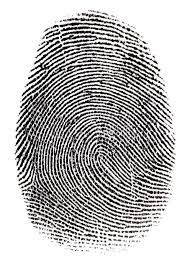
#> input picture SEC7/fingerprint.jpg, 190 x 265 px
$ python fast.py
#> lines starting #> are read from the running program, lines starting #| are printed output that depends on the picture
import cv2
from matplotlib import pyplot as plt
img = cv2.imread('fingerprint.jpg')
#> img is the input picture: shape (265, 190, 3); mean B, G, R 184.3, 184.6, 185.3
fast = cv2.FastFeatureDetector_create()
# find and draw keypoints
kp = fast.detect(img, None)
#> kp = 2989 keypoints; strongest (x, y, size): (29, 77, 7), (153, 56, 7), (18, 169, 7), (22, 95, 7)
img2= cv2.drawKeypoints(img, kp, None)
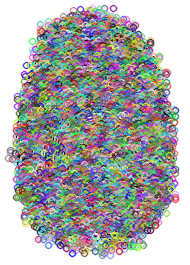
#> img2: shape (265, 190, 3); mean B, G, R 171.9, 171.6, 171.8
print("Total Key-Point:{}".format(len(kp)))
#| Total Key-Point:2989
cv2.imwrite('fast-image.jpg', img2)
plt.imshow(img2)
